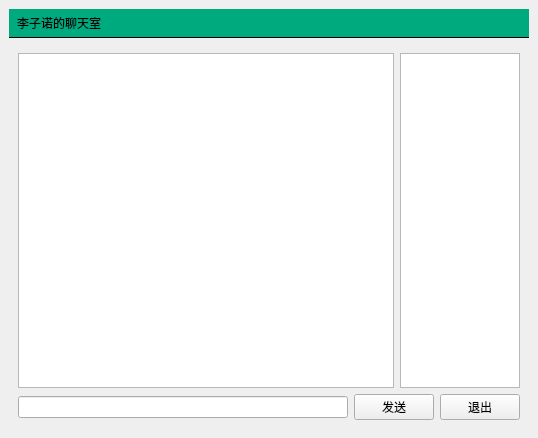
<?xml version="1.0" encoding="UTF-8"?>
<ui version="4.0">
 <class>MainWindow</class>
 <widget class="QMainWindow" name="MainWindow">
  <property name="geometry">
   <rect>
    <x>0</x>
    <y>0</y>
    <width>538</width>
    <height>438</height>
   </rect>
  </property>
  <property name="windowTitle">
   <string>聊天室客户端</string>
  </property>
  <property name="styleSheet">
   <string notr="true">#titleLabel{
background:white;
border:none;
border-bottom:1px solid black;
padding:5px;
font:24pt&quot;黑体&quot;;
color:black;
background-color:rgba(0,170,127,255);
}

#loginFrame{
background:qlineargradient(x1:0,y1:0,x2:0,y2:1,stop:0 #ddf,stop:1 #aaf);
border:1px solid gray;
padding:10px;
border-radius:25px;
}</string>
  </property>
  <widget class="QWidget" name="centralwidget">
   <layout class="QVBoxLayout" name="verticalLayout">
    <item>
     <widget class="QLabel" name="titleLabel">
      <property name="text">
       <string>李子诺的聊天室</string>
      </property>
     </widget>
    </item>
    <item>
     <widget class="QStackedWidget" name="stackedWidget">
      <property name="currentIndex">
       <number>0</number>
      </property>
      <widget class="QWidget" name="chatPage">
       <layout class="QVBoxLayout" name="verticalLayout_3">
        <item>
         <layout class="QHBoxLayout" name="horizontalLayout">
          <item>
           <widget class="QTextEdit" name="roomTextEdit"/>
          </item>
          <item>
           <widget class="QListWidget" name="userListWidget">
            <property name="maximumSize">
             <size>
              <width>120</width>
              <height>16777215</height>
             </size>
            </property>
           </widget>
          </item>
         </layout>
        </item>
        <item>
         <layout class="QHBoxLayout" name="horizontalLayout_2">
          <item>
           <widget class="QLineEdit" name="sayLineEdit"/>
          </item>
          <item>
           <widget class="QPushButton" name="sayButton">
            <property name="text">
             <string>发送</string>
            </property>
           </widget>
          </item>
          <item>
           <widget class="QPushButton" name="logoutButton">
            <property name="text">
             <string>退出</string>
            </property>
           </widget>
          </item>
         </layout>
        </item>
       </layout>
      </widget>
      <widget class="QWidget" name="loginPage">
       <layout class="QGridLayout" name="gridLayout_2">
        <item row="0" column="1">
         <spacer name="verticalSpacer_2">
          <property name="orientation">
           <enum>Qt::Vertical</enum>
          </property>
          <property name="sizeHint" stdset="0">
           <size>
            <width>20</width>
            <height>99</height>
           </size>
          </property>
         </spacer>
        </item>
        <item row="1" column="0">
         <spacer name="horizontalSpacer">
          <property name="orientation">
           <enum>Qt::Horizontal</enum>
          </property>
          <property name="sizeHint" stdset="0">
           <size>
            <width>122</width>
            <height>20</height>
           </size>
          </property>
         </spacer>
        </item>
        <item row="1" column="1">
         <widget class="QFrame" name="loginFrame">
          <property name="frameShape">
           <enum>QFrame::StyledPanel</enum>
          </property>
          <property name="frameShadow">
           <enum>QFrame::Raised</enum>
          </property>
          <layout class="QVBoxLayout" name="verticalLayout_2">
           <item>
            <layout class="QGridLayout" name="gridLayout">
             <item row="0" column="0">
              <widget class="QLabel" name="label_2">
               <property name="text">
                <string>服务器地址</string>
               </property>
              </widget>
             </item>
             <item row="0" column="1">
              <widget class="QLineEdit" name="serverEdit">
               <property name="text">
                <string>127.0.0.1</string>
               </property>
              </widget>
             </item>
             <item row="1" column="0">
              <widget class="QLabel" name="label">
               <property name="text">
                <string>昵称</string>
               </property>
              </widget>
             </item>
             <item row="1" column="1">
              <widget class="QLineEdit" name="usernameEdit">
               <property name="text">
                <string>asd</string>
               </property>
              </widget>
             </item>
            </layout>
           </item>
           <item>
            <spacer name="verticalSpacer">
             <property name="orientation">
              <enum>Qt::Vertical</enum>
             </property>
             <property name="sizeType">
              <enum>QSizePolicy::Fixed</enum>
             </property>
             <property name="sizeHint" stdset="0">
              <size>
               <width>20</width>
               <height>10</height>
              </size>
             </property>
            </spacer>
           </item>
           <item>
            <widget class="QPushButton" name="loginButton">
             <property name="text">
              <string>登录聊天室</string>
             </property>
            </widget>
           </item>
          </layout>
         </widget>
        </item>
        <item row="1" column="2">
         <spacer name="horizontalSpacer_2">
          <property name="orientation">
           <enum>Qt::Horizontal</enum>
          </property>
          <property name="sizeHint" stdset="0">
           <size>
            <width>121</width>
            <height>20</height>
           </size>
          </property>
         </spacer>
        </item>
        <item row="2" column="1">
         <spacer name="verticalSpacer_3">
          <property name="orientation">
           <enum>Qt::Vertical</enum>
          </property>
          <property name="sizeHint" stdset="0">
           <size>
            <width>20</width>
            <height>100</height>
           </size>
          </property>
         </spacer>
        </item>
       </layout>
      </widget>
     </widget>
    </item>
   </layout>
  </widget>
 </widget>
 <resources/>
 <connections/>
</ui>
